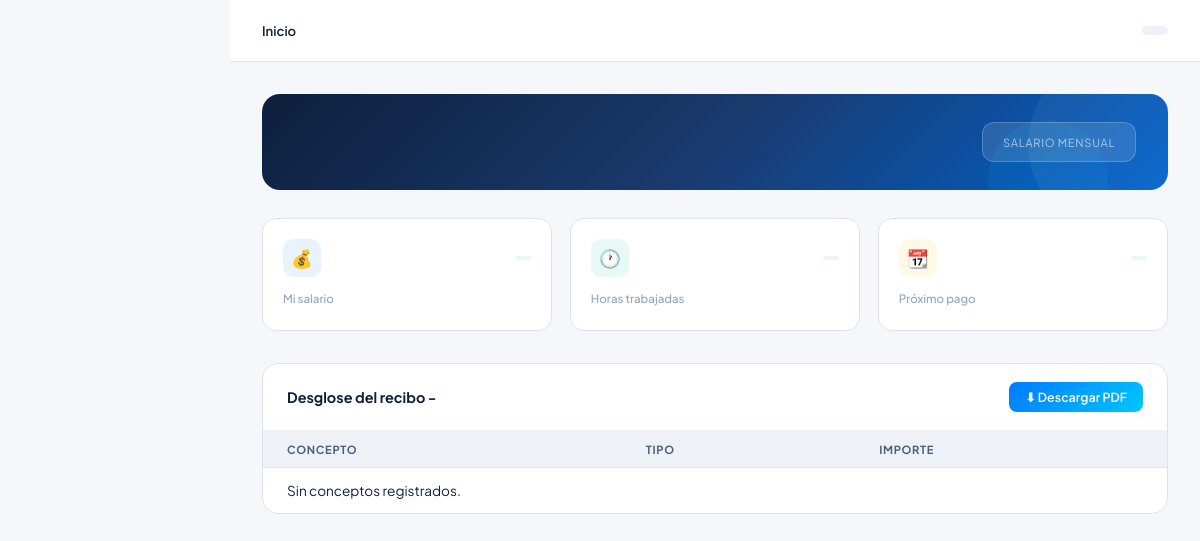
The page /profesores/ (signed in) on the database as committed earlier.
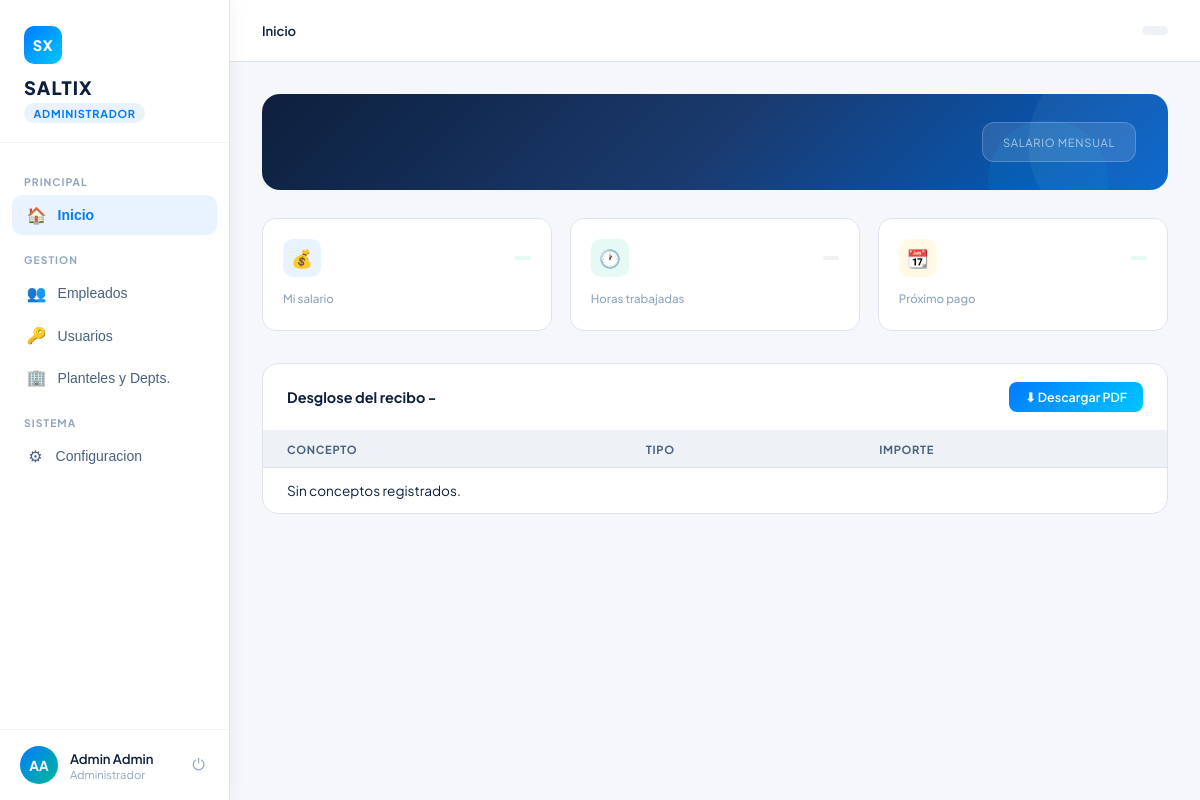
The same page on the database as committed later.
### users/models.py (models this page shows, shortened)
class Usuario(AbstractBaseUser, PermissionsMixin):
    email = models.EmailField(max_length=254, unique=True)
    nombre = models.CharField(max_length=50, blank=False, null=False)
    apellido = models.CharField(max_length=50, blank=False, null=False)
    is_active = models.BooleanField(default=True)
    is_staff = models.BooleanField(default=False)
    date_joined = models.DateTimeField(default=timezone.now)
    last_login = models.DateTimeField(null=True, blank=True)
    rol_id = models.ForeignKey('Rol', on_delete=models.PROTECT, null=True, blank=True, related_name='users')
    objects = UsuarioManager()
    USERNAME_FIELD = "email"
    REQUIRED_FIELDS = ["nombre", "apellido"]

class Rol(models.Model):
    nombre = models.CharField(max_length=50, blank=False, null=False)
    descripcion = models.TextField(max_length=1000, blank=True, null=True)

### Profesores/views.py (the view)
# urls.py: path("", views.dashboard, name="profesores_dashboard"),
def dashboard(request):
    return render(request, "Profesores/dashboard.html")

### Profesores/templates/Profesores/dashboard.html (shortened to what this page needs)
{% extends "core/layout.html" %}
{% load static %}
{% block page_css %}
<link rel="stylesheet" href="{% static 'core/css/dashboard_base.css' %}">
<link rel="stylesheet" href="{% static 'core/css/dashboard_profesor.css' %}">
{% endblock %}
{% block topbar %}
<header class="topbar">
    <div class="topbar-left">
        <div class="breadcrumb" id="breadcrumb">
            <strong>Inicio</strong>
        </div>
    </div>
    <div class="topbar-date">{{ fecha_actual }}</div>
</header>
{% endblock %}
{% block content %}
            <div class="page active" id="page-inicio">
                <div class="welcome-banner">
                    <div class="welcome-badge">
                        <div class="amount-label">Salario mensual</div>
                    </div>
                </div>
                <div class="cards-grid">
                    <div class="card">
                        <div class="card-top">
                            <div class="card-icon-wrap icon-blue">💰</div>
                            <span class="card-trend trend-up">{{ salario_trend_label }}</span>
                        </div>
                        <div class="card-label">Mi salario</div>
                    </div>
                    <div class="card">
                        <div class="card-top">
                            <div class="card-icon-wrap icon-green">🕐</div>
                            <span class="card-trend trend-same">{{ horas_trend_label }}</span>
                        </div>
                        <div class="card-label">Horas trabajadas</div>
                    </div>
                    <div class="card">
                        <div class="card-top">
                            <div class="card-icon-wrap icon-yellow">📆</div>
                            <span class="card-trend trend-up">{{ proximo_pago_fecha }}</span>
                        </div>
                        <div class="card-label">Próximo pago</div>
                    </div>
                </div>
                <div class="table-wrap">
                    <div class="table-header">
                        <h3>Desglose del recibo - {{ recibo_periodo_label }}</h3>
                        <button class="btn-primary">⬇ Descargar PDF</button>
                    </div>
                    <table>
                        <thead>
                            <tr>
                                <th>Concepto</th>
                                <th>Tipo</th>
                                <th>Importe</th>
                            </tr>
                        </thead>
                        <tbody>
                        {% for item in recibo_detalle %}
                            <tr>
                                <td>{{ item.concepto }}</td>
                                <td><span class="pill {{ item.tipo_clase }}">{{ item.tipo_label }}</span></td>
                                <td>{{ item.importe }}</td>
                            </tr>
                        {% empty %}
                            <tr><td colspan="3">Sin conceptos registrados.</td></tr>
                        {% endfor %}
</tbody>
                    </table>
                </div>
            </div>
            </div>
        </div>
{% endblock %}

### core/templates/core/layout.html (shortened to what this page needs)
{% load static %}
<!DOCTYPE html>
<html lang="es">
<head>
  {% block page_css %}{% endblock %}
</head>
<body>
  {% if user.is_authenticated %}
    {% with role=user.rol_id.nombre|default:""|lower %}
      {% if role == "jefatura" %}
        <aside class="sidebar" id="sidebar">
          <div class="sidebar-logo">
            <div class="logo-mark">SX</div>
            <h1>SALTIX</h1>
            <span class="role-tag">Panel de Jefatura</span>
          </div>
          <nav>
            <button class="nav-item active" onclick="showPage('equipo', this)">
              <span class="icon">&#x1F465;</span> Mi equipo
            </button>
            <button class="nav-item" onclick="showPage('asistencia', this)">
              <span class="icon">&#x1F550;</span> Asistencia
            </button>
            <button class="nav-item" onclick="showPage('solicitudes', this)">
              <span class="icon">&#x1F4CB;</span> Solicitudes
              <span class="badge" id="badge-sol" style="position:relative;top:0;right:0;margin-left:auto;background:#e74c3c;color:#fff;border-radius:999px;padding:1px 7px;font-size:0.68rem;">{{ solicitudes_pendientes_total }}</span>
            </button>
            <button class="nav-item" onclick="showPage('reportes', this)">
              <span class="icon">&#x1F4CA;</span> Reportes
            </button>
          </nav>
          <div class="sidebar-profile">
            <div class="avatar">{{ user.nombre|default:"U"|slice:":1" }}{{ user.apellido|default:""|slice:":1" }}</div>
            <div class="profile-info">
              <div class="profile-name">{{ user.nombre }} {{ user.apellido }}</div>
              <div class="profile-role">{{ user.rol_id.nombre|default:"" }}</div>
            </div>
            <button class="logout-btn" title="Cerrar sesion">&#x23FB;</button>
          </div>
        </aside>
      {% elif role == "administrador" or role == "admin" %}
        <aside class="sidebar" id="sidebar">
          <div class="sidebar-logo">
            <div class="logo-mark">SX</div>
            <h1>SALTIX</h1>
            <span class="role-tag role-admin">Administrador</span>
          </div>
          <nav>
            <div class="nav-label">Principal</div>
            <button class="nav-item active" onclick="showPage('inicio',this)">
              <span class="icon">&#x1F3E0;</span> Inicio
            </button>
            <div class="nav-label">Gestion</div>
            <button class="nav-item" onclick="showPage('empleados',this)">
              <span class="icon">&#x1F465;</span> Empleados
            </button>
            <button class="nav-item" onclick="showPage('usuarios',this)">
              <span class="icon">&#x1F511;</span> Usuarios
            </button>
            <button class="nav-item" onclick="showPage('departamentos',this)">
              <span class="icon">&#x1F3E2;</span> Planteles y Depts.
            </button>
            <div class="nav-label">Sistema</div>
            <button class="nav-item" onclick="showPage('configuracion',this)">
              <span class="icon">&#x2699;</span> Configuracion
            </button>
          </nav>
          <div class="sidebar-profile">
            <div class="avatar">{{ user.nombre|default:"U"|slice:":1" }}{{ user.apellido|default:""|slice:":1" }}</div>
            <div class="profile-info">
              <div class="profile-name">{{ user.nombre }} {{ user.apellido }}</div>
              <div class="profile-role">{{ user.rol_id.nombre|default:"" }}</div>
            </div>
            <button class="logout-btn" title="Cerrar sesion">&#x23FB;</button>
          </div>
        </aside>
      {% endif %}
    {% endwith %}
  {% endif %}
  <div class="main">
    {% block topbar %}{% endblock %}
    <div class="content">
      {% block content %}{% endblock %}
</body>
</html>

Rows that differ between the two databases and show on the page:
now on this page (row edited): Usuario: nombre "A", apellido "A", nombre "Admin", apellido "Admin", rol_id.nombre "Administrador"
Other text that changed with them:
text now shown: "SX SALTIX ADMINISTRADOR PRINCIPAL 🏠 Inicio GESTION 👥 Empleados 🔑 Usuarios 🏢 Planteles y Depts. SISTEMA ⚙ Configuracion ⏻"
